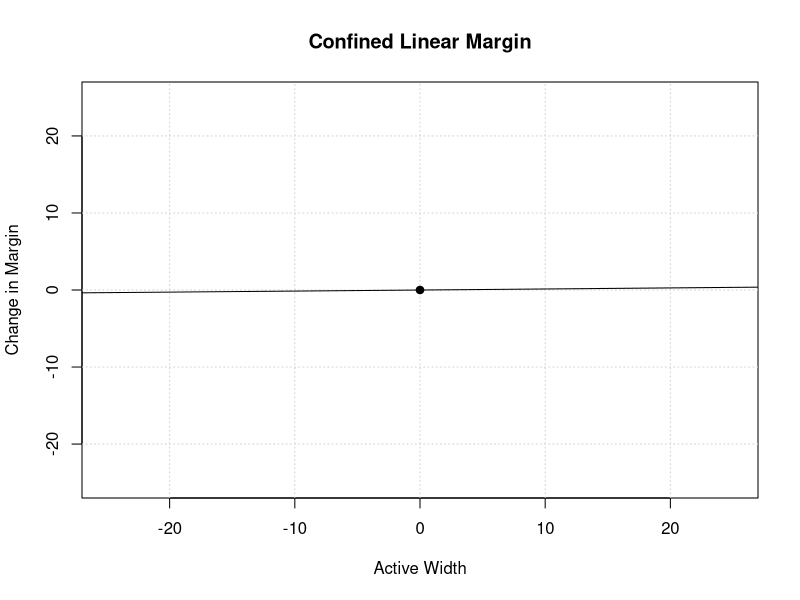

Write the R code that produced this figure.
calculate_and_render <- function(lowerBound, upperBound, lowerMarginLimit, upperMarginLimit, sampleWindowWidth) {
  calc <- function(lowerBound, upperBound, lowerMarginLimit, upperMarginLimit, sampleWindowWidth) {
    activeWidth <- upperBound - lowerBound
    activeMargin <- upperMarginLimit - lowerMarginLimit
    rateOfChange <- activeMargin / activeWidth
    sectionSize <- upperBound - sampleWindowWidth
    marginComplement <- sectionSize * rateOfChange
    pixelConversion <- 16L
    calculatedMarginInPixels <- (upperMarginLimit * pixelConversion) - (sectionSize * rateOfChange * pixelConversion)
    calculatedMarginInRem <- calculatedMarginInPixels / pixelConversion
    
    return(
      c(lowerBound = lowerBound,
        upperBound = upperBound,
        lowerMarginLimit = lowerMarginLimit,
        upperMarginLimit = upperMarginLimit,
        sampleWindowWidth = sampleWindowWidth,
        activeWidth = activeWidth,
        activeMargin = activeMargin,
        rateOfChange = rateOfChange,
        sectionSize = sectionSize,
        marginComplement = marginComplement,
        calculatedMarginInPixels = calculatedMarginInPixels,
        calculatedMarginInRem = calculatedMarginInRem)
    )
  }
  
  result <- calc(
    lowerBound = lowerBound,
    upperBound = upperBound,
    lowerMarginLimit = lowerMarginLimit,
    upperMarginLimit = upperMarginLimit, 
    sampleWindowWidth = sampleWindowWidth
  )
  
  format_result <- function(result) {
    formatted_result <- sapply(result, function(x) format(x, scientific = FALSE))
    return(formatted_result)
  }
  
  formatted_result <- format_result(result)
  print(formatted_result)
  
  lim <- c(-25, 25)
  plot(NA, xlim = lim, ylim = lim, xlab = "Active Width", ylab = "Change in Margin", main = "Confined Linear Margin")
  grid()
  points(0, 0, pch = 19)
  
  slope <- result["rateOfChange"]
  x <- c(-50, 50)
  y <- c(-(50 * slope), 50 * slope)
  lines(x, y)
}

calculate_and_render(
  lowerBound = 380,
  upperBound = 1920,
  lowerMarginLimit = 3,
  upperMarginLimit = 24, 
  sampleWindowWidth = 1000
)